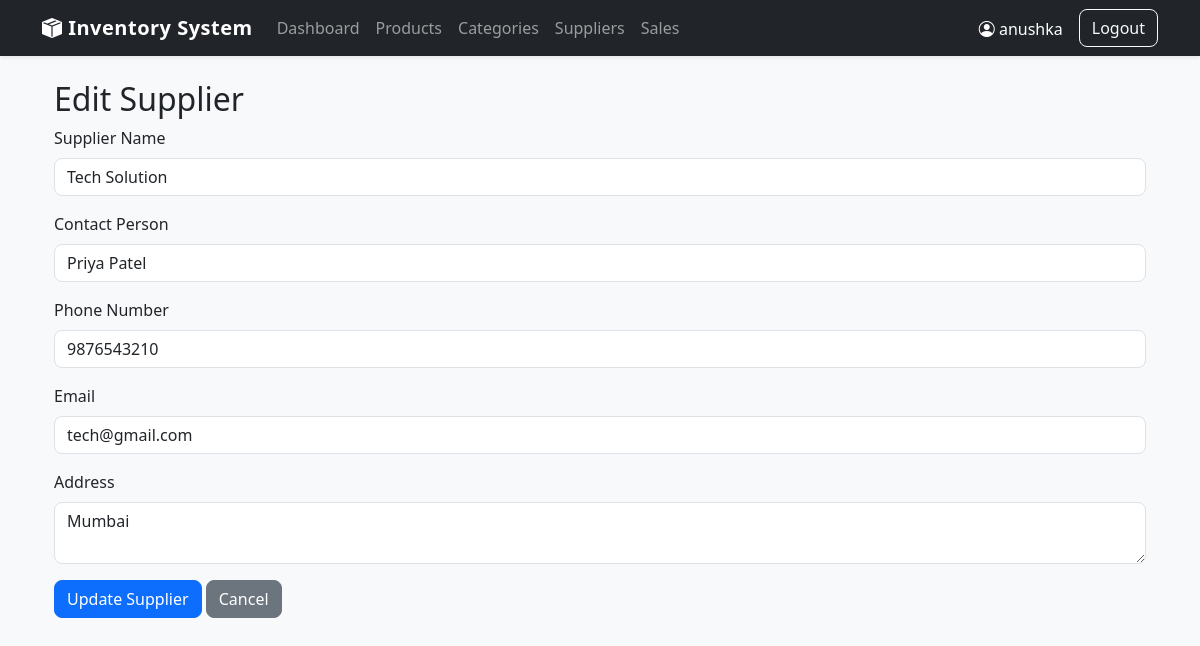
Page /suppliers/edit/2 (signed in) on the committed database.
### tables this page shows
CREATE TABLE suppliers (
        id INTEGER PRIMARY KEY AUTOINCREMENT,
        name TEXT NOT NULL UNIQUE,
        contact_person TEXT,
        phone TEXT,
        email TEXT,
        address TEXT,
        created_at TIMESTAMP DEFAULT CURRENT_TIMESTAMP
    );

### routes/suppliers.py (the view, shortened to what this page needs)
@suppliers_bp.route("/edit/<int:id>", methods=["GET", "POST"])
@login_required
def edit(id):
    conn = get_db_connection()
    cursor = conn.cursor()
    supplier = cursor.execute(
        "SELECT * FROM suppliers WHERE id=?",
        (id,)
    ).fetchone()
    if supplier is None:
        conn.close()
        flash("Supplier not found.", "danger")
        return redirect(url_for("suppliers.index"))
    conn.close()
    return render_template(
        "suppliers/edit.html",
        supplier=supplier
    )

### database.py (called while the page is built)
def get_db_connection():
    conn = sqlite3.connect(DATABASE)
    conn.row_factory = sqlite3.Row
    conn.execute("PRAGMA foreign_keys = ON")
    return conn

### helpers.py (called while the page is built)
def login_required(f):
    @wraps(f)
    def decorated_function(*args, **kwargs):
        if session.get("user_id") is None:
            flash("Please login first.", "warning")
            return redirect(url_for("auth.login"))
        return f(*args, **kwargs)
    return decorated_function

### templates/suppliers/edit.html (shortened to what this page needs)
{% extends "layout.html" %}
{% block content %}
<div class="container mt-4">
    <h2>Edit Supplier</h2>
    <form method="POST">
        <div class="mb-3">
            <label class="form-label">
                Supplier Name
            </label>
            <input
                type="text"
                name="name"
                class="form-control"
                value="{{ supplier.name }}"
                required>
        </div>
        <div class="mb-3">
            <label class="form-label">
                Contact Person
            </label>
            <input
                type="text"
                name="contact_person"
                class="form-control"
                value="{{ supplier.contact_person }}">
        </div>
        <div class="mb-3">
            <label class="form-label">
                Phone Number
            </label>
            <input
                type="text"
                name="phone"
                class="form-control"
                value="{{ supplier.phone }}">
        </div>
        <div class="mb-3">
            <label class="form-label">
                Email
            </label>
            <input
                type="email"
                name="email"
                class="form-control"
                value="{{ supplier.email }}">
        </div>
        <div class="mb-3">
            <label class="form-label">
                Address
            </label>
            <textarea
                name="address"
                class="form-control">{{ supplier.address }}</textarea>
        </div>
        <button class="btn btn-primary">
            Update Supplier
        </button>
        <a href="/suppliers/" class="btn btn-secondary">
            Cancel
        </a>
    </form>
</div>
{% endblock %}

### static/css/style.css (style rules this page uses)
body { background-color: #f8f9fa; font-family: "Segoe UI", Arial, sans-serif; }
.btn { border-radius: 8px; }
.form-control, .form-select { border-radius: 8px; }

### rows in the picture
suppliers: name "Tech Solution", contact_person "Priya Patel", phone "9876543210", email "tech@gmail.com", address "Mumbai"

### other values in the picture
{{ session["username"] }} "anushka"
